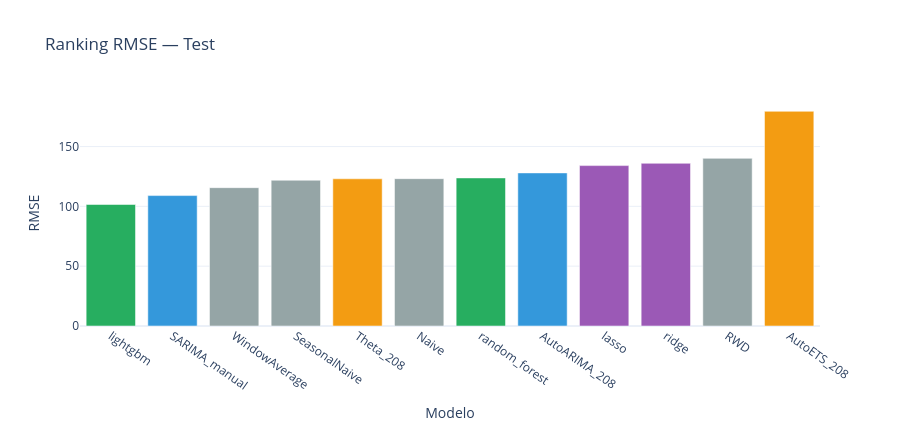

Notebook code for this chart:
### Markdown cell above
---
## PARTE 12: TEST, RESIDUOS Y SELECCION FINAL

El test conserva el periodo real 2020-2024. La seleccion final prioriza RMSE por su penalizacion de errores grandes durante brotes, pero se contrasta con MAE, MAPE, CV y residuos.

### Code cell
def agregar_mejoras_vs_baseline(metricas, baseline):
    metricas = metricas.copy()
    base = metricas.loc[metricas.modelo == baseline].iloc[0]
    for metrica in ['mae', 'rmse', 'mape']:
        metricas[f'mejora_{metrica}_vs_{baseline}'] = (base[metrica] - metricas[metrica]) / base[metrica] * 100
    return metricas


test_resultados = test.copy()
for preds in [preds_baseline, preds_arima, preds_suavizado, preds_ml]:
    test_resultados = test_resultados.merge(preds, on=['unique_id', 'ds'], how='left')

modelos_todos = [c for c in test_resultados.columns if c not in ['unique_id', 'ds', 'y']]
test_resultados[modelos_todos] = test_resultados[modelos_todos].clip(lower=0)

tiempo_modelo = {
    **{modelo: np.nan for modelo in modelos_baseline},
    **{modelo: tiempo_arima for modelo in modelos_arima_col},
    **{modelo: tiempo_suavizado for modelo in modelos_suavizado_col},
    **{modelo: tiempo_ml for modelo in modelos_ml_col},
}

metricas_test = calcular_metricas_pronostico(test_resultados, modelos_todos)
metricas_test['familia'] = metricas_test['modelo'].map(familia_modelo)
metricas_test['tiempo_segundos'] = metricas_test['modelo'].map(tiempo_modelo)
metricas_test = agregar_mejoras_vs_baseline(metricas_test, 'SeasonalNaive')
metricas_test = agregar_mejoras_vs_baseline(metricas_test, 'WindowAverage')
metricas_test = metricas_test.sort_values('rmse').reset_index(drop=True)

print('Benchmark completo — Test:')
display(evaluar_test_estilo(test_resultados, modelos_todos))
graficar_rmse_modelos(metricas_test, 'Ranking RMSE — Test')
display(estilo_ranking_metricas(metricas_test))

### Figure 1 — Plotly figure (JSON) as saved in the notebook; plotly's stock layout.template omitted (floating-point values rounded to 4 significant figures)
{"data": [{"marker": {"color": ["#27ae60", "#3498db", "#95a5a6", "#95a5a6", "#f39c12", "#95a5a6", "#27ae60", "#3498db", "#9b59b6", "#9b59b6", "#95a5a6", "#f39c12"]}, "type": "bar", "x": ["lightgbm", "SARIMA_manual", "WindowAverage", "SeasonalNaive", "Theta_208", "Naive", "random_forest", "AutoARIMA_208", "lasso", "ridge", "RWD", "AutoETS_208"], "y": [101.6, 109.0, 115.6, 121.8, 123.0, 123.1, 123.8, 128.0, 134.1, 136.0, 140.1, 179.4]}], "layout": {"height": 430, "showlegend": false, "title": {"text": "Ranking RMSE — Test"}, "xaxis": {"tickangle": 35, "title": {"text": "Modelo"}}, "yaxis": {"title": {"text": "RMSE"}}}}
